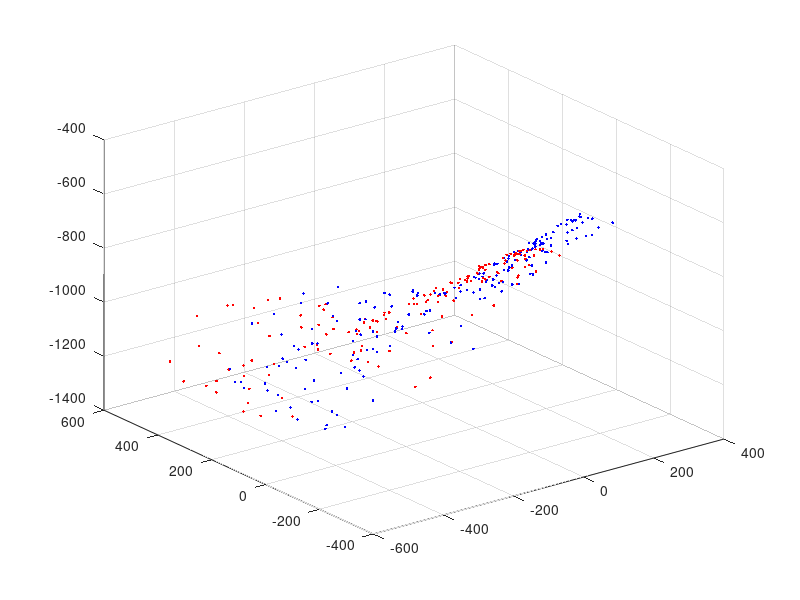

Reproduce this figure in MATLAB.
% Trasformazione rigida
% Rosa Russo VR445639

close all
clear all

load Corr3D.mat;

% Cloud points permutation
i = size(data_i,1);
perm = randperm(i);
data = perm(1:ceil(i/3));
data = data_i(data,:);

j = size(model_i,1);
perm = randperm(j);
model = perm(1:ceil(j/3));
model = model_i(model,:);

figure;
plot3(data(:,1),data(:,2),data(:,3),'.b');
hold on;
plot3(model(:,1),model(:,2),model(:,3),'.r');
grid on;

% ICP application
iter = 100;
th = 0;
G = [1 0 0 0
     0 1 0 0
     0 0 1 0
     0 0 0 1];
i = 0;
while(i<iter)
    i = i+1;
    
    % i-th registration
    data = [data_i'; ones(size(data_i,1),1)'];
    datareg = G*data;
    datareg_p = datareg(1:3,:);
    model_p = model';
    
    closest = zeros(size(model));
    min = inf*ones(size(data,1),1);
    % Closest points computation
    for i=1:size(model,1)
        for j=size(datareg_p,1)
            point = norm(model_p(:,i)-datareg_p(:,j));
            
            if(point<min)
                mindist(i) = point;
                closest(i,:) = point;
            end
        end
    end
end